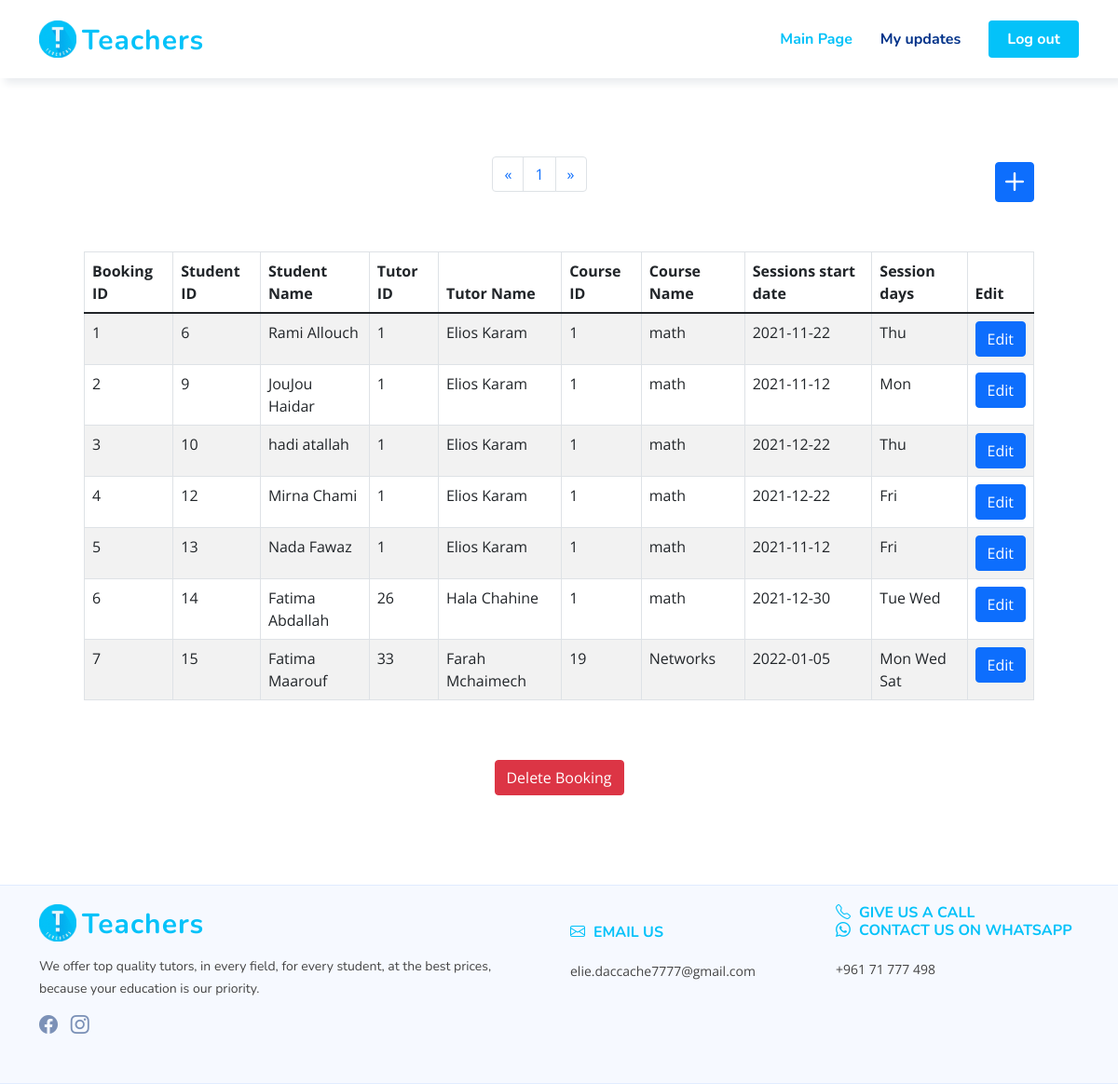
The app's page /admin_bookings_page.php (signed in) with its own data.
### tables this page shows
CREATE TABLE `bookings` (
  `booking_number` int(11) NOT NULL,
  `student_id` int(11) NOT NULL,
  `tutor_id` int(11) NOT NULL,
  `course_id` int(11) NOT NULL,
  `starting_date` date NOT NULL,
  `days_of_sessions` varchar(250) NOT NULL
);

CREATE TABLE `students` (
  `student_id` int(11) NOT NULL,
  `user_id` int(11) NOT NULL,
  `price_range` int(11) NOT NULL
);

CREATE TABLE `users` (
  `user_id` int(11) NOT NULL,
  `type` int(250) NOT NULL,
  `first_name` varchar(250) NOT NULL,
  `last_name` varchar(250) NOT NULL,
  `email` varchar(250) NOT NULL,
  `phone_number` varchar(250) NOT NULL,
  `password` text NOT NULL
);

### admin_bookings_page.php (the view, shortened to what this page needs)
<?php
include("connection.php");
if (isset($_SESSION["user_id"])&& strcmp($_SESSION["type"],"1")==0)
{
    ?>
<!DOCTYPE html>
<html lang="en">
<head>
    <link href="./vendor/bootstrap/css/bootstrap.min.css" rel="stylesheet">
    <link href="./vendor/bootstrap-icons/bootstrap-icons.css" rel="stylesheet">
    <link href="./vendor/aos/aos.css" rel="stylesheet">
    <link href="./vendor/remixicon/remixicon.css" rel="stylesheet">
    <link href="./vendor/swiper/swiper-bundle.min.css" rel="stylesheet">
    <link href="./vendor/glightbox/css/glightbox.min.css" rel="stylesheet">
    <link href="./css/style.css" rel="stylesheet">
    <link href="./css/style2.css" rel="stylesheet">
</head>
<body>
    <header id="header" class="header fixed-top header-form">
        <div class="container-fluid container-xl d-flex align-items-center justify-content-between">
            <a href="index.php" class="logo d-flex align-items-center">
                <img src="./img/logo.png" alt="">
                <span>Teachers</span>
            </a>
            <nav id="navbar" class="navbar">
                <ul>
                    <li><a class="nav-link scrollto active" href="admin_page.php">Main Page</a></li>
                    <li><a class="nav-link scrollto" href="admin_updates.php">My updates</a></li>
                    <li><a class="getstarted scrollto" href="logout.php">Log out</a></li>
                </ul>
            </nav>
        </div>
    </header>
    <div class="container" data-page="1">
        <br><br><br><br><br>
        <div class="m-5 d-flex justify-content-between">
            <ul class="pagination">
            <?php
                if (isset($_GET['page_no']) && $_GET['page_no']!="") {
                  $page_no = $_GET['page_no'];
                  } else {
                      $page_no = 1;
                      }
                      $query = "SELECT COUNT(*) As total_records FROM bookings";
                $records_per_page =10;
                $offset = ($page_no-1) * $records_per_page;
                $previous_page = $page_no - 1;
                $next_page = $page_no + 1;
                $stmt1 = $connection->prepare($query);
                $stmt1->execute();
                $results_tutors = $stmt1->get_result();
                $total_records = $results_tutors->fetch_assoc();
                $no_of_pages = ceil($total_records["total_records"] / $records_per_page);
                $query_bookings = "SELECT bookings.booking_number,students.student_id,bookings.tutor_id,bookings.course_id,users.first_name,users.last_name,bookings.starting_date,bookings.days_of_sessions from bookings INNER JOIN students on bookings.student_id=students.student_id INNER JOIN users on users.user_id=students.user_id LIMIT $records_per_page OFFSET $offset";
                $stmt = $connection->prepare($query_bookings);
                $stmt->execute();
                $results_students = $stmt->get_result();
                ?>
              <div class="pagContainer">
                <ul class="pagination">
                  <li class="page-item" <?php if($page_no <= 1){ echo "class='disabled'"; } ?>>
                    <a class="page-link"aria-label="Previous" <?php if($page_no > 1){
                          echo "href='?page_no=$previous_page'";
                      } ?>><span aria-hidden="true">&laquo;</span></a>
                  </li>
                      <?php  	if ($no_of_pages <= 10){
                        for ($counter = 1; $counter <= $no_of_pages; $counter++){
                        if ($counter == $page_no) {
                          echo "<li class='page-item'><a class='page-link' >$counter</a></li>";
                        }else{
                          echo "<li class='page-item'><a class='page-link' href='?page_no=$counter'>$counter</a></li>";
                            }
                        }
                        }
                          ?>
                  <li class="page-item"<?php if($page_no >= $no_of_pages){
                      echo "class='disabled'";
                  } ?>>
                    <a class="page-link"<?php if($page_no < $no_of_pages) {
                    echo "href='?page_no=$next_page'";
                    } ?>><span aria-hidden="true">&raquo;</span></a>
                      </li>
                </ul>
                </div>
            </ul>
            <a class="btn btn-primary p-0" data-bs-toggle="modal" data-bs-target="#add-modal"><i class="bi bi-plus fs-1 lh-1"></i></a>
        </div>
        <div class="table-responsive m-5">
            <table class="table table-bordered table-striped">
                <thead>
                <tr>
                    <th scope="col" onclick="sortBookingsBy(this)" name="booking">Booking ID</th>
                    <th scope="col" onclick="sortBookingsBy(this)" name="student_id">Student ID</th>
                    <th scope="col" onclick="sortBookingsBy(this)" name="student_name">Student Name</th>
                    <th scope="col" onclick="sortBookingsBy(this)" name="tutor_id">Tutor ID</th>
                    <th scope="col" onclick="sortBookingsBy(this)" name="tutor_name">Tutor Name</th>
                    <th scope="col" onclick="sortBookingsBy(this)" name="course_id">Course ID</th>
                    <th scope="col" onclick="sortBookingsBy(this)" name="course_name">Course Name</th>
                    <th scope="col" onclick="sortBookingsBy(this)" name="date">Sessions start date</th>
                    <th scope="col" onclick="sortBookingsBy(this)" name="days">Session days</th>
                    <th scope="col">Edit</th>
                </tr>
                </thead>
                <tbody>
                <?php
                  while($row = $results_students->fetch_assoc()){
                    $tutors_info = "";
                    $correct_dates = "";
                    $query_tutors = "SELECT users.first_name,users.last_name from tutors INNER JOIN users on tutors.user_id=users.user_id where tutors.tutor_ID = ?";
                    $stmt2 = $connection->prepare($query_tutors);
                    $stmt2->bind_param("d", $row['tutor_id']);
                    $stmt2->execute();
                    $results_tutors = $stmt2->get_result();
                    while($row2 = $results_tutors->fetch_assoc()){
                        $tutors_info .= $row2["first_name"] ." " .$row2["last_name"];
                        $courses_info = "";
                        $query_courses = "SELECT courses.course_name from courses where courses.course_ID = ?";
                        $stmt3 = $connection->prepare($query_courses);
                        $stmt3->bind_param("d", $row['course_id']);
                        $stmt3->execute();
                        $results_tutors = $stmt3->get_result();
                        while($row3 = $results_tutors->fetch_assoc()){
                            $courses_info .= $row3["course_name"];
                        }
                    }
                        if (substr($row['days_of_sessions'], 0,1)==1){
                            $correct_dates .= "Mon ";
                         }
                         if (substr($row['days_of_sessions'],1,-5)==1){
                            $correct_dates .= "Tue ";
                        }
                        if (substr($row['days_of_sessions'],2,-4)==1){
                            $correct_dates .= "Wed ";
                         }
                         if (substr($row['days_of_sessions'],3,-3)==1){
                            $correct_dates .= "Thu ";
                         }
                         if (substr($row['days_of_sessions'],4,-2)==1){
                            $correct_dates .= "Fri ";
                         }
                         if (substr($row['days_of_sessions'],5,-1)==1){
                            $correct_dates .= "Sat ";
                         }
                        echo "<tr>
                        <td name=\"id\">".$row['booking_number']."</td>
                        <td name=\"student\">".$row['student_id']."</td>
                        <td>".$row['first_name']. " ".$row['last_name']."</td>
                        <td name=\"tutor\">".$row['tutor_id']."</td>
                        <td>".$tutors_info."</td>
                        <td name=\"course\">".$row['course_id']."</td>
                        <td>".$courses_info."</td>
                        <td name=\"date\">".$row['starting_date']."</td>
                        <td name=\"days\">".$correct_dates."</td>
                        <td> <a class=\"btn btn-primary\" data-bs-toggle=\"modal\" data-bs-target=\"#edit-modal\" onclick=\"loadBookingData(this)\">Edit</a></td>
                        </tr>";
                }
                ?>
                </tbody>
            </table>
        </div>
    </div>
    <div class="d-flex justify-content-center pb-0">
    <button type="button" class="btn btn-danger" data-bs-dismiss="modal"><a  data-bs-toggle="modal" data-bs-target="#delete-modal">Delete Booking</a></button>
    </div>
    <br><br><br><br>
  <footer id="footer" class="footer">
    <div class="footer-top">
      <div class="container">
        <div class="row gy-4">
          <div class="col-lg-6 col-md-12 footer-info">
            <a href="index.php" class="logo d-flex align-items-center">
              <img src="./img/logo.png" alt="">
              <span>Teachers</span>
            </a>
            <p>We offer top quality tutors, in every field, for every student, at the best prices, <br>
              because your education is our priority.</p>
            <div class="social-links mt-3">
                <a href="https://www.facebook.com/Teachers.leb/" class="facebook"><i class="bi bi-facebook"></i></a>
                <a href="https://www.instagram.com/teachers.lb/" class="instagram"><i class="bi bi-instagram"></i></a>
            </div>
          </div>
          <div class="col-lg-3 col-5 footer-links">
            <br> <br class="d-block d-md-none">
            <h4><i class="bi bi-envelope"></i>&ThickSpace; Email us</h4> <br>
            elie.daccache7777@gmail.com
          </div>
          <div class="col-lg-3 col-5 footer-contact text-center text-md-start">
            <h4>
              <i class="bi bi-telephone"></i>&ThickSpace; Give us a call <br>
              <i class="bi bi-whatsapp"></i>&ThickSpace; Contact us on WhatsApp</h4> <br>
            +961 71 777 498
          </div>
        </div>
      </div>
    </div>
  </footer>
</body>
</html>
<?php } else {header("Location: index.php");} ?>

### css/style.css (style rules this page uses)
:root { scroll-behavior: smooth; }
body { font-family: "Open Sans", sans-serif; color: #444444; }
a { color: #4154f1; text-decoration: none; }
h1, h2, h3, h4, h5, h6 { font-family: "Nunito", sans-serif; }
.header { transition: all 0.5s; z-index: 997; padding: 20px 0; }
.header .logo { line-height: 0; }
.header .logo img { max-height: 40px; margin-right: 6px; }
.header .logo span { font-size: 30px; font-weight: 700; letter-spacing: 1px; color: #04c2f9 ; font-family: "Nunito", sans-serif; margin-top: 3px; }
.navbar { padding: 0; }
.navbar ul { margin: 0; padding: 0; display: flex; list-style: none; align-items: center; }
.navbar li { position: relative; }
.navbar a, .navbar a:focus { display: flex; align-items: center; justify-content: space-between; padding: 10px 0 10px 30px; font-family: "Nunito", sans-serif; font-size: 16px; font-weight: 700; color: #013289; white-space: nowrap; transition: 0.3s; }
.navbar a:hover, .navbar .active, .navbar .active:focus, .navbar li:hover > a { color: #04c2f9; }
.navbar .getstarted, .navbar .getstarted:focus { background: #04c2f9; padding: 8px 20px; margin-left: 30px; border-radius: 4px; color: #fff; }
.footer { background: #f6f9ff; font-size: 14px; }
.footer .footer-top { border-top: 1px solid #e1ecff; border-bottom: 1px solid #e1ecff; padding: 20px 0 20px 0; }
.footer .footer-top .footer-info { margin-bottom: 30px; }
.footer .footer-top .footer-info .logo { line-height: 0; margin-bottom: 15px; }
.footer .footer-top .footer-info .logo img { max-height: 40px; margin-right: 6px; }
.footer .footer-top .footer-info .logo span { font-size: 30px; font-weight: 700; letter-spacing: 1px; color: #04c2f9 ; font-family: "Nunito", sans-serif; margin-top: 3px; }
.footer .footer-top .footer-info p { font-size: 14px; line-height: 24px; margin-bottom: 0; font-family: "Nunito", sans-serif; }
.footer .footer-top .social-links a { font-size: 20px; display: inline-block; color: rgba(1, 41, 112, 0.5); line-height: 0; margin-right: 10px; transition: 0.3s; }
.footer .footer-top h4 { font-size: 16px; font-weight: bold; color: #04c2f9 ; text-transform: uppercase; position: relative; padding-bottom: 12px; }
.footer .footer-top .footer-links { margin-bottom: 30px; }

### css/style2.css (style rules this page uses)
.header-form { box-shadow: 5px 5px 9px #e8ebee; background-color: white; }
#footer h4 { margin: 0; padding: 0; }

### records on screen
bookings: booking_number "1", student.student_id "6", users.first_name "Rami", users.last_name "Allouch", tutor "1", tutors_info "Elios Karam", course "1", courses_info "math", starting_date "2021-11-22", days_of_sessions "Thu"
bookings: booking_number "2", student.student_id "9", users.first_name "JouJou", users.last_name "Haidar", tutor "1", tutors_info "Elios Karam", course "1", courses_info "math", starting_date "2021-11-12", days_of_sessions "Mon"
bookings: booking_number "3", student.student_id "10", users.first_name "hadi", users.last_name "atallah", tutor "1", tutors_info "Elios Karam", course "1", courses_info "math", starting_date "2021-12-22", days_of_sessions "Thu"
bookings: booking_number "4", student.student_id "12", users.first_name "Mirna", users.last_name "Chami", tutor "1", tutors_info "Elios Karam", course "1", courses_info "math", starting_date "2021-12-22", days_of_sessions "Fri"
bookings: booking_number "5", student.student_id "13", users.first_name "Nada", users.last_name "Fawaz", tutor "1", tutors_info "Elios Karam", course "1", courses_info "math", starting_date "2021-11-12", days_of_sessions "Fri"
bookings: booking_number "6", student.student_id "14", users.first_name "Fatima", users.last_name "Abdallah", tutor "26", tutors_info "Hala Chahine", course "1", courses_info "math", starting_date "2021-12-30", days_of_sessions "Tue Wed"
bookings: booking_number "7", student.student_id "15", users.first_name "Fatima", users.last_name "Maarouf", tutor "33", tutors_info "Farah Mchaimech", course "19", courses_info "Networks", starting_date "2022-01-05", days_of_sessions "Mon Wed Sat"
